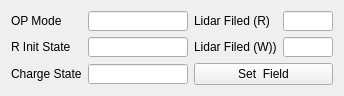
       <widget class="QWidget" name="layoutWidget">
        <property name="geometry">
         <rect>
          <x>0</x>
          <y>340</y>
          <width>321</width>
          <height>79</height>
         </rect>
        </property>
        <layout class="QGridLayout" name="gridLayout_4">
         <item row="0" column="0">
          <widget class="QLabel" name="label_30">
           <property name="text">
            <string>OP Mode</string>
           </property>
          </widget>
         </item>
         <item row="0" column="1">
          <widget class="QLineEdit" name="le_Op_Mode">
           <property name="sizePolicy">
            <sizepolicy hsizetype="Maximum" vsizetype="Maximum">
             <horstretch>20</horstretch>
             <verstretch>20</verstretch>
            </sizepolicy>
           </property>
           <property name="minimumSize">
            <size>
             <width>100</width>
             <height>20</height>
            </size>
           </property>
           <property name="maximumSize">
            <size>
             <width>20</width>
             <height>20</height>
            </size>
           </property>
           <property name="text">
            <string/>
           </property>
          </widget>
         </item>
         <item row="0" column="2">
          <widget class="QLabel" name="label_35">
           <property name="text">
            <string>Lidar Filed (R)</string>
           </property>
          </widget>
         </item>
         <item row="0" column="3">
          <widget class="QLineEdit" name="le_Lidar_Field_Read">
           <property name="sizePolicy">
            <sizepolicy hsizetype="Minimum" vsizetype="Minimum">
             <horstretch>20</horstretch>
             <verstretch>20</verstretch>
            </sizepolicy>
           </property>
           <property name="minimumSize">
            <size>
             <width>50</width>
             <height>20</height>
            </size>
           </property>
           <property name="maximumSize">
            <size>
             <width>20</width>
             <height>20</height>
            </size>
           </property>
           <property name="cursor">
            <cursorShape>IBeamCursor</cursorShape>
           </property>
           <property name="text">
            <string/>
           </property>
          </widget>
         </item>
         <item row="1" column="0">
          <widget class="QLabel" name="label_31">
           <property name="text">
            <string>R Init State</string>
           </property>
          </widget>
         </item>
         <item row="1" column="1">
          <widget class="QLineEdit" name="le_Robot_Init_State">
           <property name="sizePolicy">
            <sizepolicy hsizetype="Minimum" vsizetype="Minimum">
             <horstretch>20</horstretch>
             <verstretch>20</verstretch>
            </sizepolicy>
           </property>
           <property name="minimumSize">
            <size>
             <width>100</width>
             <height>20</height>
            </size>
           </property>
           <property name="maximumSize">
            <size>
             <width>20</width>
             <height>20</height>
            </size>
           </property>
           <property name="text">
            <string/>
           </property>
          </widget>
         </item>
         <item row="1" column="2">
          <widget class="QLabel" name="label_34">
           <property name="text">
            <string>Lidar Filed (W))</string>
           </property>
          </widget>
         </item>
         <item row="1" column="3">
          <widget class="QLineEdit" name="le_Lidar_Field_Write">
           <property name="sizePolicy">
            <sizepolicy hsizetype="Minimum" vsizetype="Minimum">
             <horstretch>20</horstretch>
             <verstretch>20</verstretch>
            </sizepolicy>
           </property>
           <property name="minimumSize">
            <size>
             <width>50</width>
             <height>20</height>
            </size>
           </property>
           <property name="maximumSize">
            <size>
             <width>20</width>
             <height>20</height>
            </size>
           </property>
           <property name="cursor">
            <cursorShape>IBeamCursor</cursorShape>
           </property>
           <property name="text">
            <string/>
           </property>
          </widget>
         </item>
         <item row="2" column="0">
          <widget class="QLabel" name="label_32">
           <property name="text">
            <string>Charge State</string>
           </property>
          </widget>
         </item>
         <item row="2" column="1">
          <widget class="QLineEdit" name="le_Charge_State">
           <property name="sizePolicy">
            <sizepolicy hsizetype="Minimum" vsizetype="Minimum">
             <horstretch>20</horstretch>
             <verstretch>20</verstretch>
            </sizepolicy>
           </property>
           <property name="minimumSize">
            <size>
             <width>100</width>
             <height>20</height>
            </size>
           </property>
           <property name="maximumSize">
            <size>
             <width>20</width>
             <height>20</height>
            </size>
           </property>
           <property name="text">
            <string/>
           </property>
          </widget>
         </item>
         <item row="2" column="2" colspan="2">
          <widget class="QPushButton" name="bt_SetLidarField">
           <property name="text">
            <string>Set  Field</string>
           </property>
          </widget>
         </item>
        </layout>
       </widget>
